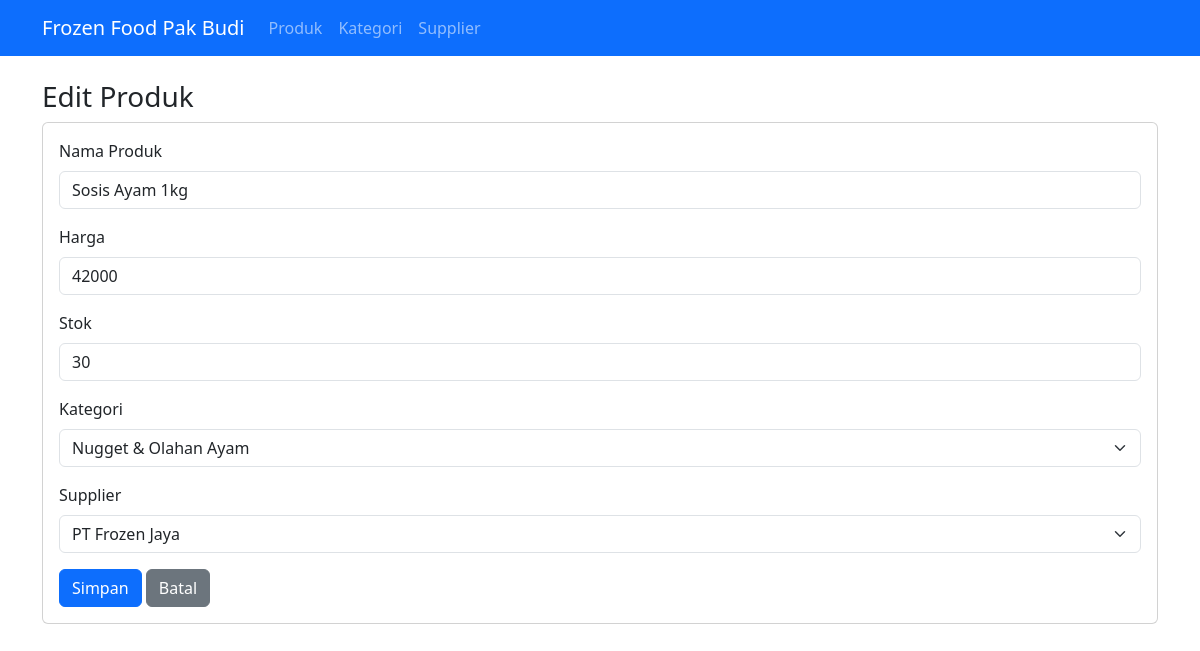
Page /produk_form.php?id=2 on the committed database.
### tables this page shows
CREATE TABLE products (
    id INT AUTO_INCREMENT PRIMARY KEY,
    product_name VARCHAR(150) NOT NULL,
    price INT NOT NULL,
    stock INT NOT NULL,
    category_id INT NOT NULL,
    supplier_id INT NOT NULL,
    CONSTRAINT fk_products_category FOREIGN KEY (category_id) REFERENCES categories(id),
    CONSTRAINT fk_products_supplier FOREIGN KEY (supplier_id) REFERENCES suppliers(id)
);

CREATE TABLE categories (
    id INT AUTO_INCREMENT PRIMARY KEY,
    category_name VARCHAR(100) NOT NULL
);

CREATE TABLE suppliers (
    id INT AUTO_INCREMENT PRIMARY KEY,
    supplier_name VARCHAR(100) NOT NULL,
    contact VARCHAR(50) DEFAULT NULL
);

### produk_form.php (the view, shortened to what this page needs)
<?php
require_once 'config.php';
$id = isset($_GET['id']) && ctype_digit((string)$_GET['id']) ? (int)$_GET['id'] : 0;
$edit = $id > 0;
$product_name = '';
$price = '';
$stock = '';
$category_id = '';
$supplier_id = '';
$categoryList = $pdo->query("SELECT id, category_name FROM categories ORDER BY category_name")->fetchAll();
$supplierList = $pdo->query("SELECT id, supplier_name FROM suppliers ORDER BY supplier_name")->fetchAll();
if ($edit) {
    $stmt = $pdo->prepare("SELECT * FROM products WHERE id = ?");
    $stmt->execute([$id]);
    $row = $stmt->fetch();
    $product_name = $row['product_name'];
    $price = (string)$row['price'];
    $stock = (string)$row['stock'];
    $category_id = (string)$row['category_id'];
    $supplier_id = (string)$row['supplier_id'];
}
require_once 'header.php';
?>
<h3><?php echo $edit ? 'Edit Produk' : 'Tambah Produk'; ?></h3>
<form method="post" class="card card-body">
    <div class="mb-3">
        <label class="form-label">Nama Produk</label>
        <input type="text" name="product_name" class="form-control" value="<?php echo e($product_name); ?>">
    </div>
    <div class="mb-3">
        <label class="form-label">Harga</label>
        <input type="number" name="price" class="form-control" value="<?php echo e($price); ?>" min="0">
    </div>
    <div class="mb-3">
        <label class="form-label">Stok</label>
        <input type="number" name="stock" class="form-control" value="<?php echo e($stock); ?>" min="0">
    </div>
    <div class="mb-3">
        <label class="form-label">Kategori</label>
        <select name="category_id" class="form-select">
            <?php foreach ($categoryList as $c): ?>
                <option value="<?php echo e($c['id']); ?>" <?php echo ((string)$category_id === (string)$c['id']) ? 'selected' : ''; ?>><?php echo e($c['category_name']); ?></option>
            <?php endforeach; ?>
        </select>
    </div>
    <div class="mb-3">
        <label class="form-label">Supplier</label>
        <select name="supplier_id" class="form-select">
            <?php foreach ($supplierList as $s): ?>
                <option value="<?php echo e($s['id']); ?>" <?php echo ((string)$supplier_id === (string)$s['id']) ? 'selected' : ''; ?>><?php echo e($s['supplier_name']); ?></option>
            <?php endforeach; ?>
        </select>
    </div>
    <div>
        <button type="submit" class="btn btn-primary">Simpan</button>
        <a href="index.php" class="btn btn-secondary">Batal</a>
    </div>
</form>
<?php require_once 'footer.php'; ?>

### rows in the picture
products: product_name "Sosis Ayam 1kg", price "42000", stock "30", category_id "Nugget & Olahan Ayam", supplier_id "PT Frozen Jaya"
